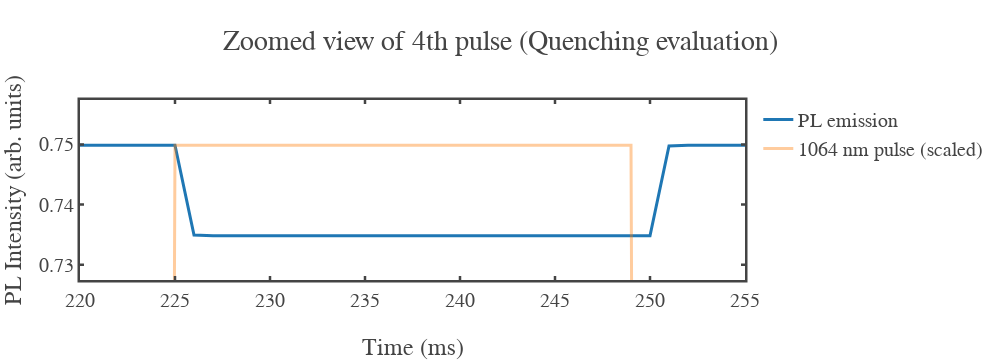

The code cell stored with this chart in its notebook:
### Code cell
# ------------------------------------------------------------
# --- Zoomed plot around the 4th pulse (quenching visualization)
# ------------------------------------------------------------

# Time window for zoom (a bit before ON and after OFF)
t_zoom_start = PL_t[idx_on]  - 5*dt
t_zoom_end   = PL_t[idx_off] + 5*dt

zoom_mask = (PL_t >= t_zoom_start) & (PL_t <= t_zoom_end)

# --- Y-axis limits: ±1% around quenching ---
y_max = PL_start * 1.01   # 1% above PL at pulse start
y_min = PL_end   * 0.99   # 1% below PL at pulse end

fig_zoom = go.Figure()

# PL emission (zoomed)
fig_zoom.add_trace(go.Scatter(
    x=PL_t[zoom_mask],
    y=PL_em[zoom_mask],
    mode="lines",
    name="PL emission",
    line=dict(width=3)
))

# 1064 nm pulse (scaled, zoomed)
fig_zoom.add_trace(go.Scatter(
    x=PL_t[zoom_mask],
    y=I1064_norm[zoom_mask],
    mode="lines",
    name="1064 nm pulse (scaled)",
    opacity=0.4,
    line=dict(width=3)
))


fig_zoom.update_layout(
    template=fig_template,
    title="Zoomed view of 4th pulse (Quenching evaluation)",
    xaxis_title="Time (ms)",
    yaxis_title="PL Intensity (arb. units)",
    yaxis=dict(
        range=[y_min, y_max],
        zeroline=False
    )
)

fig_zoom.show()

### Figure 1 — Plotly figure (JSON) as saved in the notebook; plotly's stock layout.template omitted (floating-point values rounded to 4 significant figures)
{"data": [{"line": {"width": 3}, "mode": "lines", "name": "PL emission", "type": "scatter", "x": [220.0, 221.0, 222.0, 223.0, 224.0, 225.0, 226.0, 227.0, 228.0, 229.0, 230.0, 231.0, 232.0, 233.0, 234.0, 235.0, 236.0, 237.0, 238.0, 239.0, 240.0, 241.0, 242.0, 243.0, 244.0, 245.0, 246.0, 247.0, 248.0, 249.0, 250.0, 251.0, 252.0, 253.0, 254.0, 255.0], "y": [0.7499, 0.7499, 0.7499, 0.7499, 0.7499, 0.7499, 0.735, 0.7348, 0.7348, 0.7348, 0.7348, 0.7348, 0.7348, 0.7348, 0.7348, 0.7348, 0.7348, 0.7348, 0.7348, 0.7348, 0.7348, 0.7348, 0.7348, 0.7348, 0.7348, 0.7348, 0.7348, 0.7348, 0.7348, 0.7348, 0.7348, 0.7497, 0.7499, 0.7499, 0.7499, 0.7499]}, {"line": {"width": 3}, "mode": "lines", "name": "1064 nm pulse (scaled)", "opacity": 0.4, "type": "scatter", "x": [220.0, 221.0, 222.0, 223.0, 224.0, 225.0, 226.0, 227.0, 228.0, 229.0, 230.0, 231.0, 232.0, 233.0, 234.0, 235.0, 236.0, 237.0, 238.0, 239.0, 240.0, 241.0, 242.0, 243.0, 244.0, 245.0, 246.0, 247.0, 248.0, 249.0, 250.0, 251.0, 252.0, 253.0, 254.0, 255.0], "y": [0.0, 0.0, 0.0, 0.0, 0.0, 0.7499, 0.7499, 0.7499, 0.7499, 0.7499, 0.7499, 0.7499, 0.7499, 0.7499, 0.7499, 0.7499, 0.7499, 0.7499, 0.7499, 0.7499, 0.7499, 0.7499, 0.7499, 0.7499, 0.7499, 0.7499, 0.7499, 0.7499, 0.7499, 0.7499, 0.0, 0.0, 0.0, 0.0, 0.0, 0.0]}], "layout": {"height": 360, "title": {"text": "Zoomed view of 4th pulse (Quenching evaluation)"}, "width": 1000, "xaxis": {"autorange": true, "range": [220, 255], "title": {"text": "Time (ms)"}, "type": "linear"}, "yaxis": {"range": [0.7275, 0.7574], "title": {"text": "PL Intensity (arb. units)"}, "type": "linear", "zeroline": false}}}
